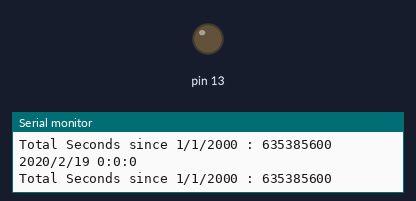
The sketch below on a simulated Arduino Uno, built with avr-gcc and run on an emulated ATmega328P. On the bench: output pins drawn as LEDs (lit = HIGH), the last lines printed to the serial monitor. The local clock reads 2024-03-15 10:24:30 at power-on unless the sketch sets it.

Above: at 0.5 s.
At 9.6 s:
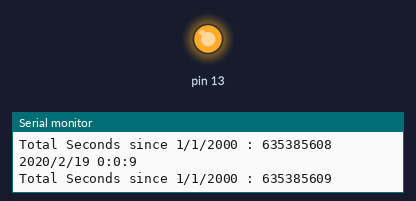
Timing chart, 0 to 10.5 s (numbered marks = the images above):
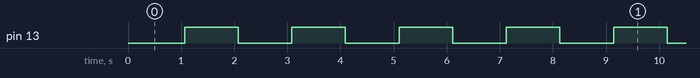

Measured:
- by itself, pin 13: goes 23 × (HIGH 1.0 s, LOW 1.0 s), HIGH 0.50 s, 25 × (LOW 1.0 s, HIGH 1.0 s), LOW 1.0 s, HIGH 0.50 s, 10 × (LOW 1.0 s, HIGH 1.0 s), then LOW
- by itself, everything shown: repeats every 16.2 s, in 16 steps

The sketch:

RTC.ino
```cpp
#include <ThreeWire.h>
#include <RtcDS1302.h>
RtcDateTime start_time;
ThreeWire myWire(4,5,2); // IO, SCLK, CE
RtcDS1302<ThreeWire> Rtc(myWire);
void printDateTime(const RtcDateTime& dt)
{
 Serial.print(dt.Year(), DEC);
 Serial.print('/');
 Serial.print(dt.Month(), DEC);
 Serial.print('/');
 Serial.print(dt.Day(), DEC);
 Serial.print(' ');
 Serial.print(dt.Hour(), DEC);
 Serial.print(':');
 Serial.print(dt.Minute(), DEC);
 Serial.print(':');
 Serial.print(dt.Second(), DEC);
 Serial.println();
 Serial.print("Total Seconds since 1/1/2000 : ");
 Serial.print(dt.TotalSeconds());
 Serial.println();
}
void setup() {
 pinMode(13, HIGH);
 Serial.begin(9600);
 Rtc.Begin();
 RtcDateTime setting_time(2020,2,19,0,0,0);
 // year, month, dayOfMonth, hour, minute, second
 printDateTime(setting_time);
 Rtc.SetDateTime(setting_time);
 start_time = Rtc.GetDateTime().TotalSeconds();
}

void loop() {
 RtcDateTime now = Rtc.GetDateTime();
 auto CTime = now.TotalSeconds();
 if(CTime - start_time <= (120))
 {
  printDateTime(now);
  digitalWrite(13, CTime % 2);
 }
 else
 {
  digitalWrite(13, LOW);
 }
 delay(500);
}
```
